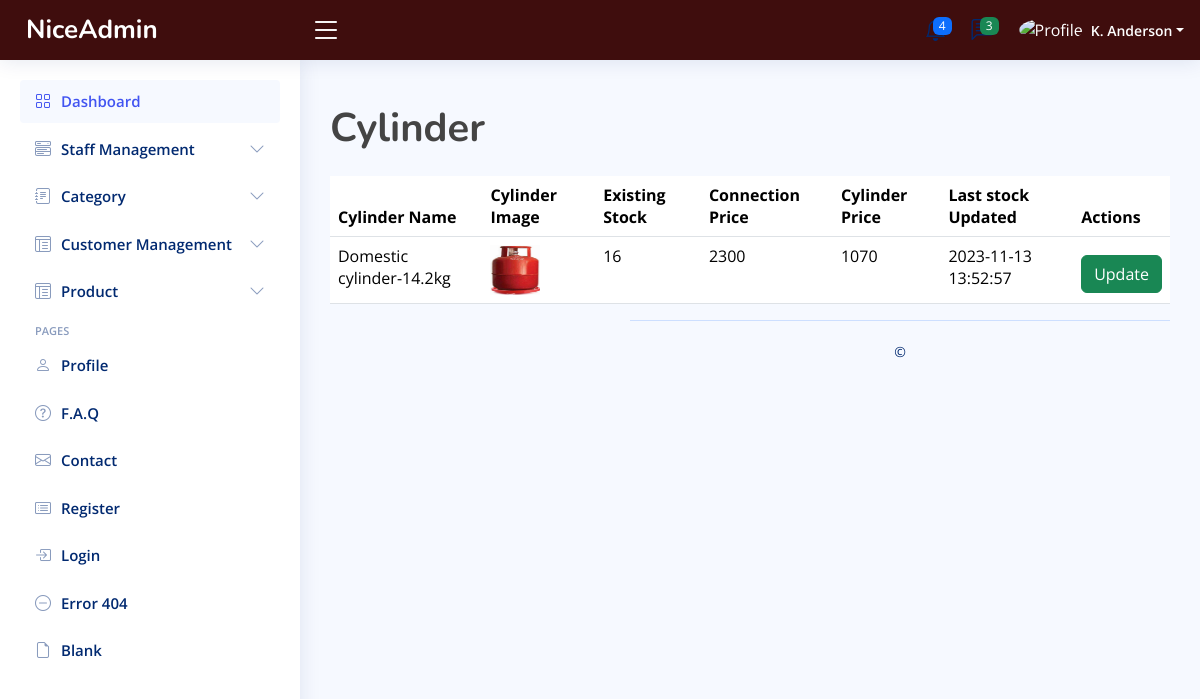
Page /viewconnproduct.php on the earlier database version.
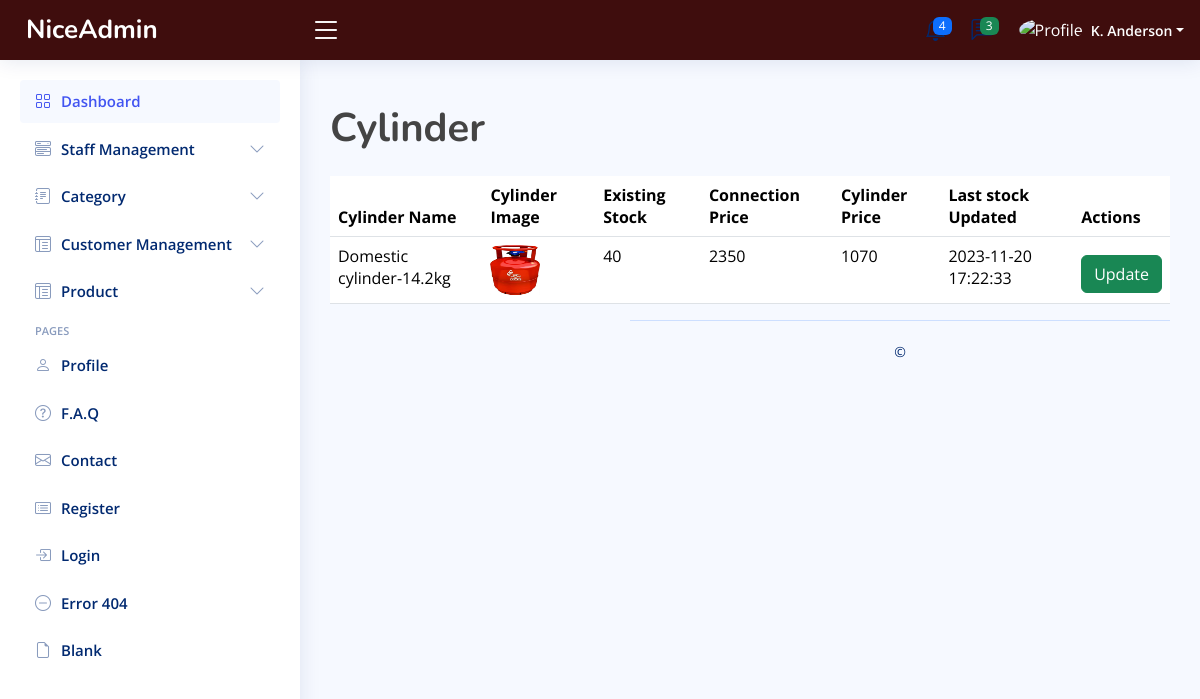
Same page on the later database version.
### tables this page shows
CREATE TABLE `cylinder` (
  `cylinderid` int(50) NOT NULL,
  `cylinder_name` varchar(255) NOT NULL,
  `quantity` int(11) NOT NULL,
  `date` timestamp NOT NULL DEFAULT current_timestamp() ON UPDATE current_timestamp(),
  `image` varchar(255) NOT NULL,
  `c_price` int(11) NOT NULL,
  `conn_amount` int(11) NOT NULL
);

### viewconnproduct.php (the view, shortened to what the changed rows need)
<?php include_once('connection.php');?>
<!DOCTYPE html>
<html lang="en">
<head>
  <link href="vendor/bootstrap/css/bootstrap.min.css" rel="stylesheet">
  <link href="vendor/bootstrap-icons/bootstrap-icons.css" rel="stylesheet">
  <link href="vendor/boxicons/css/boxicons.min.css" rel="stylesheet">
  <link href="vendor/quill/quill.snow.css" rel="stylesheet">
  <link href="vendor/quill/quill.bubble.css" rel="stylesheet">
  <link href="vendor/remixicon/remixicon.css" rel="stylesheet">
  <link href="vendor/simple-datatables/style.css" rel="stylesheet">
  <link href="CSS/admin2.css" rel="stylesheet">
</head>
<body>
  <body>
  <main id="main" class="main">
<h1><b>Cylinder</b></h1>
              <table class="table table-light table-striped" style="opacity: 1;">
<?php
$sql = "SELECT * FROM cylinder";
$result = mysqli_query($conn, $sql);
if ($result) {
    echo '<table class="table">';
    echo '<thead>';
    echo '<tr>';
    echo '<th>Cylinder Name</th>';
    echo '<th>Cylinder Image</th>';
    echo '<th>Existing Stock</th>';
    echo '<th>Connection Price</th>';
    echo '<th>Cylinder Price</th>';
    echo '<th>Last stock Updated</th>';
    echo '<th>Actions</th>';
    echo '</tr>';
    echo '</thead>';
    echo '<tbody>';
    while ($row = mysqli_fetch_array($result)) {
        $cylinderName = $row['cylinder_name'];
        $imageFilename = $row['image'];
        $quantity = $row['quantity'];
        $c_price = $row['c_price'];
        $conn_amount = $row['conn_amount'];
        $date = $row['date'];
        echo '<tr>';
        echo "<td>$cylinderName</td>";
        echo '<td><img src="./uploads/' . $imageFilename . '" style="width:50px;height:50px"></td>';
        echo "<td>$quantity</td>";
        echo "<td>$conn_amount</td>";
        echo "<td>$c_price</td>";
        echo "<td>$date</td>";
        echo "<td><button onclick='openModal()' class='btn btn-success'>Update </button></td>";
        echo '</tr>';
    }
    echo '</tbody>';
    echo '</table>';
} else {
    echo "Error: " . mysqli_error($conn);
}
?>
</body>
</body>
</html>

Differences in the rows shown:
changed cylinder "Domestic cylinder-14.2kg": image: a different picture; quantity "16" → "40"; conn_amount "2300" → "2350"; date "2023-11-13 13:52:57" → "2023-11-20 17:22:33"
